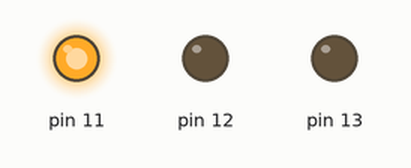
A sketch run on a simulated Arduino Uno, built with avr-gcc and run on an emulated ATmega328P. On the bench: output pins drawn as LEDs (lit = HIGH).

Above: at 0.5 s.
At 1.5 s:
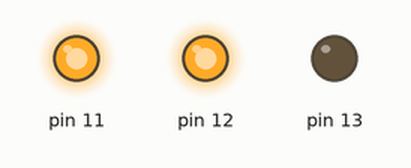
At 2.5 s:
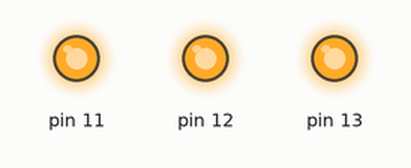
At 5.5 s:
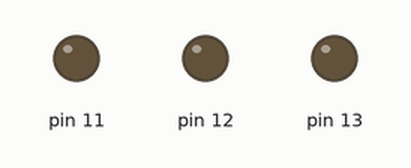
Timing chart, 0 to 7.8 s (numbered marks = the images above):
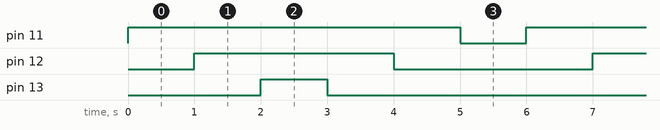

The sketch:

5-Leds__for_loop_.ino
```cpp
void setup() {
  pinMode(13,OUTPUT);
  pinMode(12,OUTPUT);
  pinMode(11,OUTPUT);

  digitalWrite(13,LOW);
  digitalWrite(12,LOW);
  digitalWrite(11,LOW);
}

void loop() {
  for(int i=11;i <= 13;i++){
    digitalWrite(i,HIGH);
    delay(1000);
  }
  for(int i=13;i >= 11;i--){
    digitalWrite(i,LOW);
    delay(1000);
  }
}
```

Measured:
- by itself, pin 11: alternates HIGH for 5.0 s and LOW for 1.0 s
- by itself, pin 12: alternates HIGH for 3.0 s and LOW for 3.0 s
- by itself, pin 13: alternates HIGH for 1.0 s and LOW for 5.0 s
